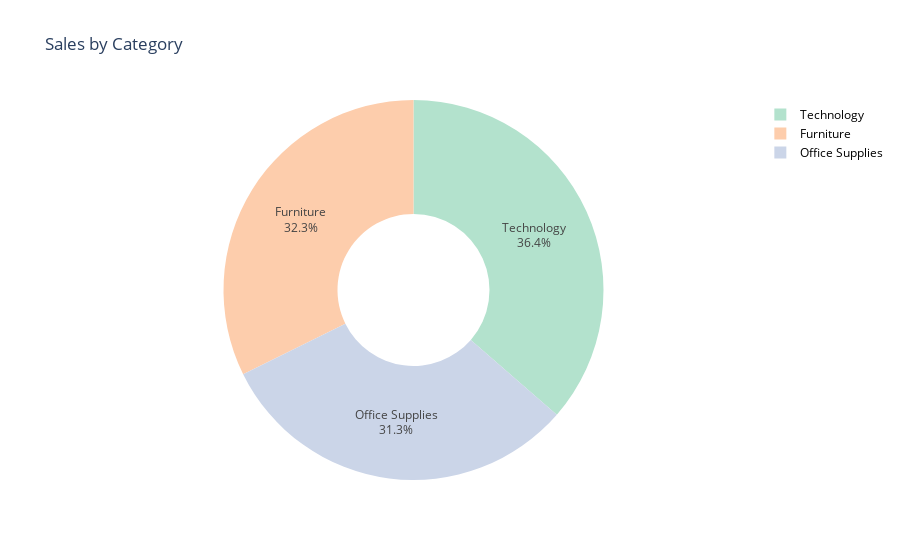

Notebook cell for this chart:
### Code cell
# visualizing the sales by category
fig = px.pie(sales_by_category,
             values='Sales',
             names='Category',
             hole=0.4,
             title='Sales by Category',
             color_discrete_sequence=px.colors.qualitative.Pastel2,
             )

fig.update_traces(textposition='inside',
                  textinfo='percent+label')

fig.update_layout(paper_bgcolor='white',
                  legend=dict(
                      font=dict(color='black'),
                  ))
fig.show()

### Figure 1 — Plotly figure (JSON) as saved in the notebook; plotly's stock layout.template omitted (floating-point values rounded to 4 significant figures)
{"data": [{"domain": {"x": [0.0, 1.0], "y": [0.0, 1.0]}, "hole": 0.4, "hovertemplate": "Category=%{label}<br>Sales=%{value}<extra></extra>", "labels": ["Furniture", "Office Supplies", "Technology"], "legendgroup": "", "name": "", "showlegend": true, "values": [742000.0, 719000.0, 836200.0], "type": "pie", "textinfo": "percent+label", "textposition": "inside"}], "layout": {"legend": {"tracegroupgap": 0, "font": {"color": "black"}}, "title": {"text": "Sales by Category"}, "piecolorway": ["rgb(179,226,205)", "rgb(253,205,172)", "rgb(203,213,232)", "rgb(244,202,228)", "rgb(230,245,201)", "rgb(255,242,174)", "rgb(241,226,204)", "rgb(204,204,204)"], "paper_bgcolor": "white"}}
